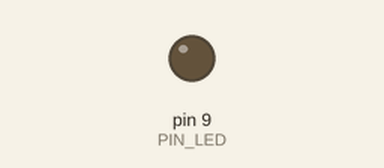
Simulated run of this sketch. Board: Arduino Uno, built with avr-gcc and run on an emulated ATmega328P. Parts: output pins drawn as LEDs (lit = HIGH).

Above: at 0.05 s.
At 0.45 s:
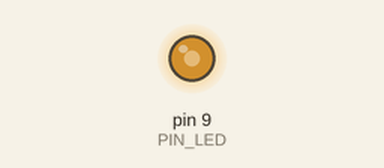
At 0.85 s:
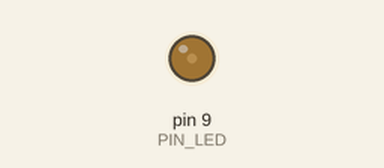
At 2.0 s:
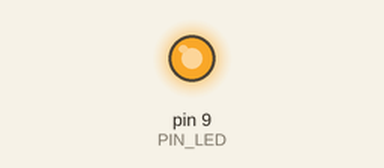
Timing chart, 0 to 4.6 s (numbered marks = the images above):
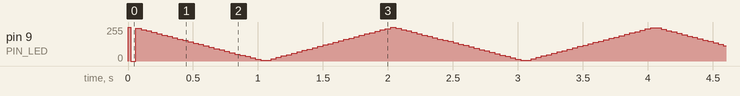

The sketch:

06C1.ino
```cpp
#define PIN_LED 9

int p, cycle;

void set_period(int period) {
  p = period;
}

void set_duty(int duty) {
  int dlay = p / 100 * duty;
  digitalWrite(PIN_LED, 0);
  delayMicroseconds(dlay);

  digitalWrite(PIN_LED, 1);
  delayMicroseconds(p - dlay);
}

void setup() {
  pinMode(PIN_LED, OUTPUT);
  set_period(10000);
}

void loop() {
  int cycle = 5000 / p;
  if (p == 10000) cycle = 10000 / p;

  for (int j = 0; j < 100; j++) {
    for (int i = 0; i < cycle; i++)
    set_duty(j);
  }

  for (int j = 100; j > 0; j--) {
    for (int i = 0; i < cycle; i++)
    set_duty(j);
  }
}
```
